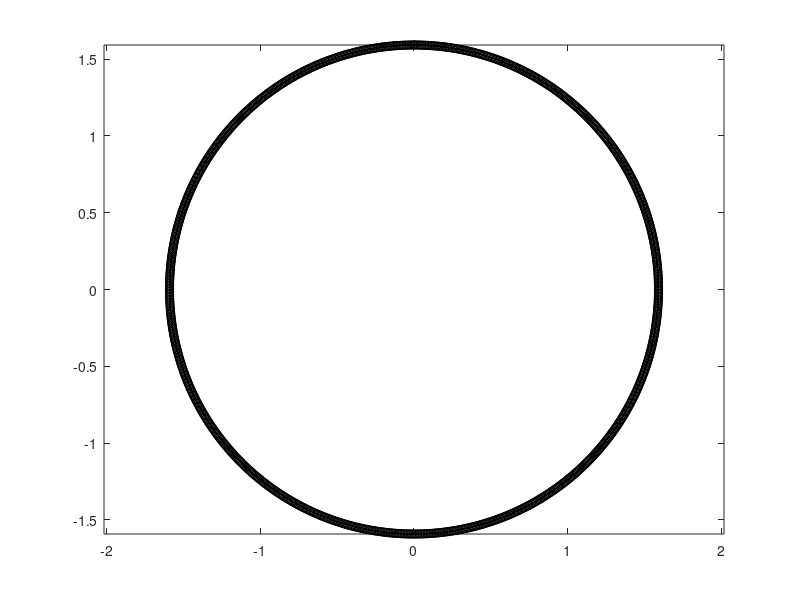

Write the MATLAB code that produced this figure.
 % use a circle to test if the code of persistent length is right.
%
% 2023-09-26, Yixuan Li
%

% create a run
n_cycle = 10; % super-parameter
n_theta_of_one_cycle = 100; % frames
perimeter = 10; % mm
% v = perimeter / n_theta_of_one_cycle*2; % mm/s
r = perimeter/(2*pi);
center = [0,0];
theta = linspace(1/2*pi,1/2*pi + n_cycle*2*pi, n_theta_of_one_cycle*n_cycle);
x = center(1) + r * cos(theta);
y = center(2) + r * sin(theta);
plot(x, y, 'black-o');
axis equal;
run = [x; y];

% create copies of the above run
n_copy = 10; % super-parameter
run_disp = cell(1,1);
for i = 1:n_copy
    run_disp{i,1} = run;
end